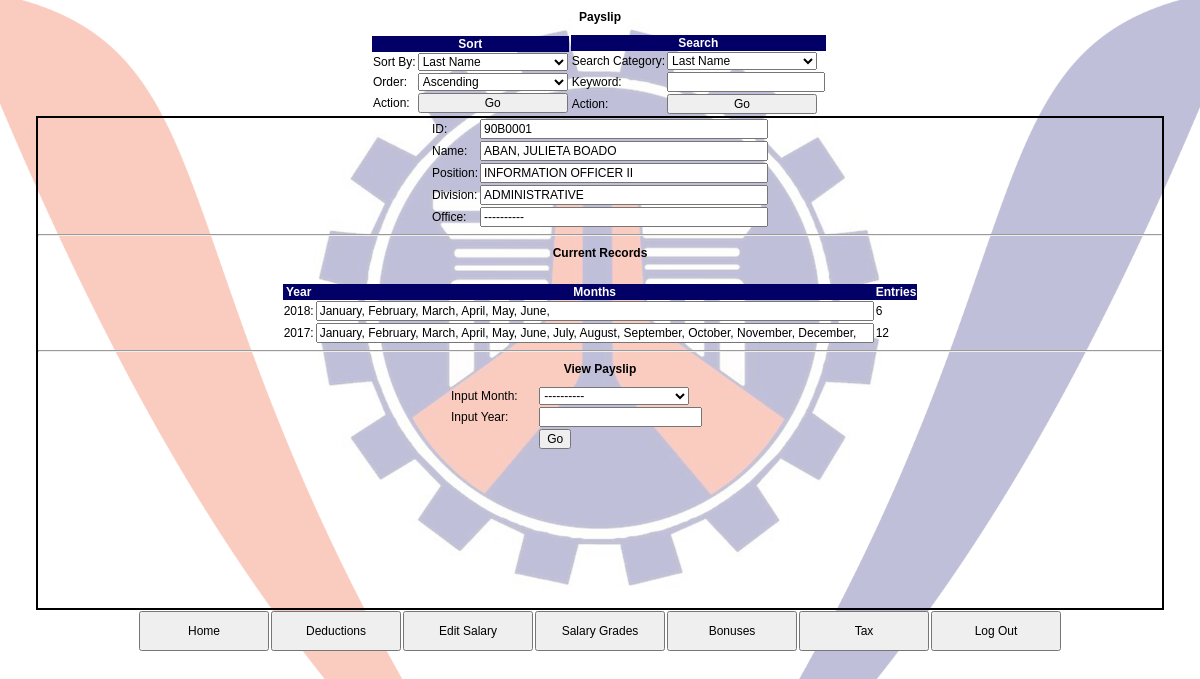
Before: /ORIGINAL/Payroll/php/portal_view.php?id=90B0001 (signed in) with the older database file.
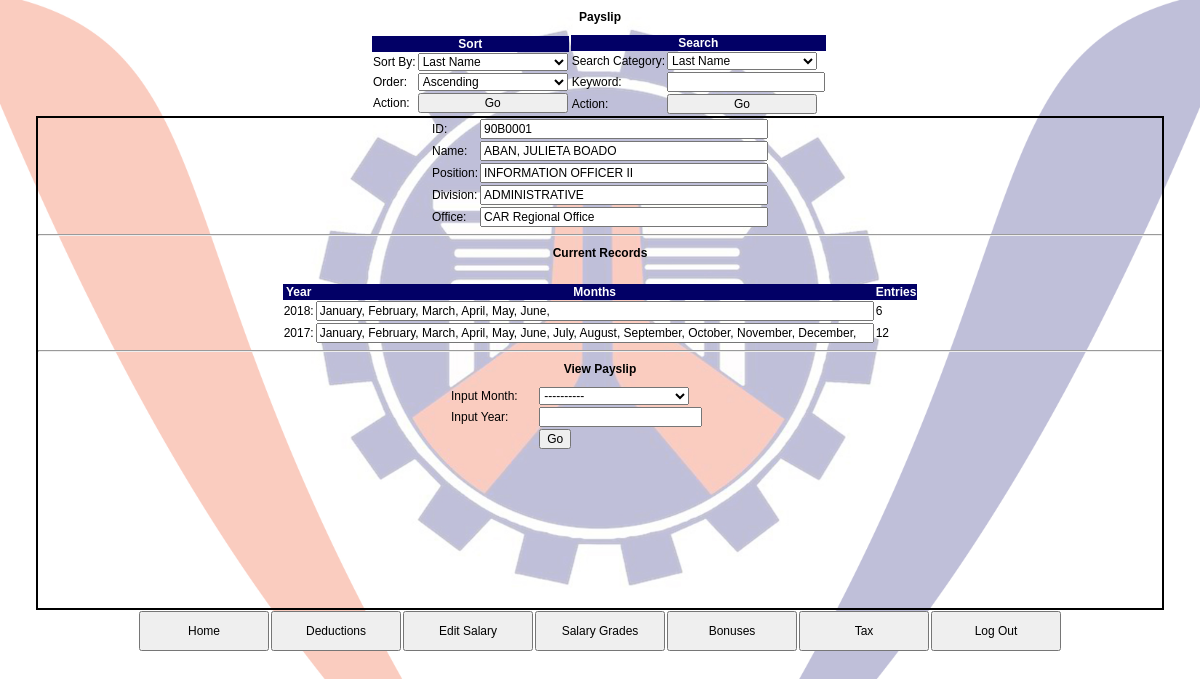
After: the same page with the newer database file.
### tables this page shows
CREATE TABLE `employees` (
  `id` varchar(25) NOT NULL,
  `lastname` varchar(45) NOT NULL,
  `firstname` varchar(45) NOT NULL,
  `middlename` varchar(45) NOT NULL,
  `division` varchar(45) DEFAULT NULL,
  `office` varchar(50) DEFAULT NULL,
  `position` varchar(45) NOT NULL,
  `salarygrade` varchar(20) DEFAULT NULL,
  `bpno` varchar(25) DEFAULT NULL,
  `middle_initial` varchar(25) DEFAULT NULL,
  `prefix` varchar(25) DEFAULT NULL,
  `extention` varchar(25) DEFAULT NULL,
  `birthdate` date DEFAULT NULL,
  `crn` varchar(25) DEFAULT NULL,
  PRIMARY KEY (`id`)
);

### ORIGINAL/Payroll/php/portal_view.php (the view, shortened to what this page needs)
<!DOCTYPE html>
<html>
<head>
	<?php
		include 'dbconn.php';
		include 'links.php';
	?>
</head>
<body>
<h3>Payslip</h3>
<?php
	include 'search_main.php';
?>
<div id="main">
<div id="inner_main">
<?php
	$id = $_GET['id'];
	$result = $conn->query("SELECT * FROM employees WHERE id = '{$id}'");
	while ($row = $result->fetch_assoc()) {
		echo "<table>";
		echo "<tr>
					<td><label>ID: </label></td>
					<td><input readonly class='tb_size_large' type ='text' value='".$row['id']."'/></td>
			  </tr>
			  <tr>
			  		<td><label>Name: </label></td>
					<td><input readonly class='tb_size_large' type ='text' value='".$row['lastname'].", ".$row['firstname']." ".$row['middlename']."'/></td>
			  </tr>
			  <tr>
			  		<td><label>Position: </label></td>
					<td><input readonly class='tb_size_large' type ='text' value='".$row['position']."'/></td>
			  </tr>
			  <tr>
			  		<td><label>Division: </label></td>
					<td><input readonly class='tb_size_large' type ='text' value='".$row['division']."'/></td>
			  </tr>
			  <tr>
			  		<td><label>Office: </label></td>
					<td><input readonly class='tb_size_large' type ='text' value='".$row['office']."'/></td>
			  </tr>";
		echo "</table>";
	}
	echo "<hr>";
	    $result2 = $conn->query("SELECT DISTINCT payroll_data.year FROM payroll_data LEFT JOIN employees ON payroll_data.id = employees.id WHERE employees.id ='".$id."' ORDER BY payroll_data.year DESC ");
	    echo "<h3>Current Records</h3>";
	    echo "<br>";
	    echo "<table>";
	    echo "<tr>";
	    echo "<th>Year</th>";
	    echo "<th>Months</th>";
	    echo "<th>Entries</th>";
	    echo "</tr>";
	    while($row = $result2->fetch_assoc()){
	    	echo '<tr>';
	    	echo '<td><label>'.$row['year'].': </label></td>';
	   		echo '<td><input class = "tb_size10" readonly type="text" value="';
	   		$result3 = $conn->query("SELECT * FROM payroll_data LEFT JOIN employees ON payroll_data.id = employees.id WHERE employees.id ='".$id."' AND year = ".$row['year']." ORDER BY month_num ASC");
	   		while($row2 = $result3->fetch_assoc()){
	   			echo $row2['month'].", ";
	   		}
	   		echo '"</input></td>';
	   		echo "<td>".$result3->num_rows."</td>";
	    	echo '</tr>';
	    }
	    echo "</table>";
	echo "<hr>";
	echo "<h3>View Payslip</h3>";
	echo '<table>
			<form action="indi_payslip_exec.php?id='.$id.'" method="post">
			<tr>
				<td><label>Input Month: </label></td>
				<td>
					<select name="month">
						<option>----------</option>
						<option>January</option>
						<option>February</option>
						<option>March</option>
						<option>April</option>
						<option>May</option>
						<option>June</option>
						<option>July</option>
						<option>August</option>
						<option>September</option>
						<option>October</option>
						<option>November</option>
						<option>December</option>
					</select>
				</td>
			</tr>
			<tr>
				<td><label>Input Year: </label></td>
				<td><input type="text" name="year"></input></td>
			</tr>
			<tr>
				<td></td>
				<td><input type="Submit" name="submit" value="Go"></input></td>
			</tr>
		</form>
		</table>';
?>
</div>
</div>
<?php
	include 'universal_footer.php';
?>
</body>
</html>

Changed rows visible on the page:
changed employees "ABAN, JULIETA BOADO": office "----------" → "CAR Regional Office"
